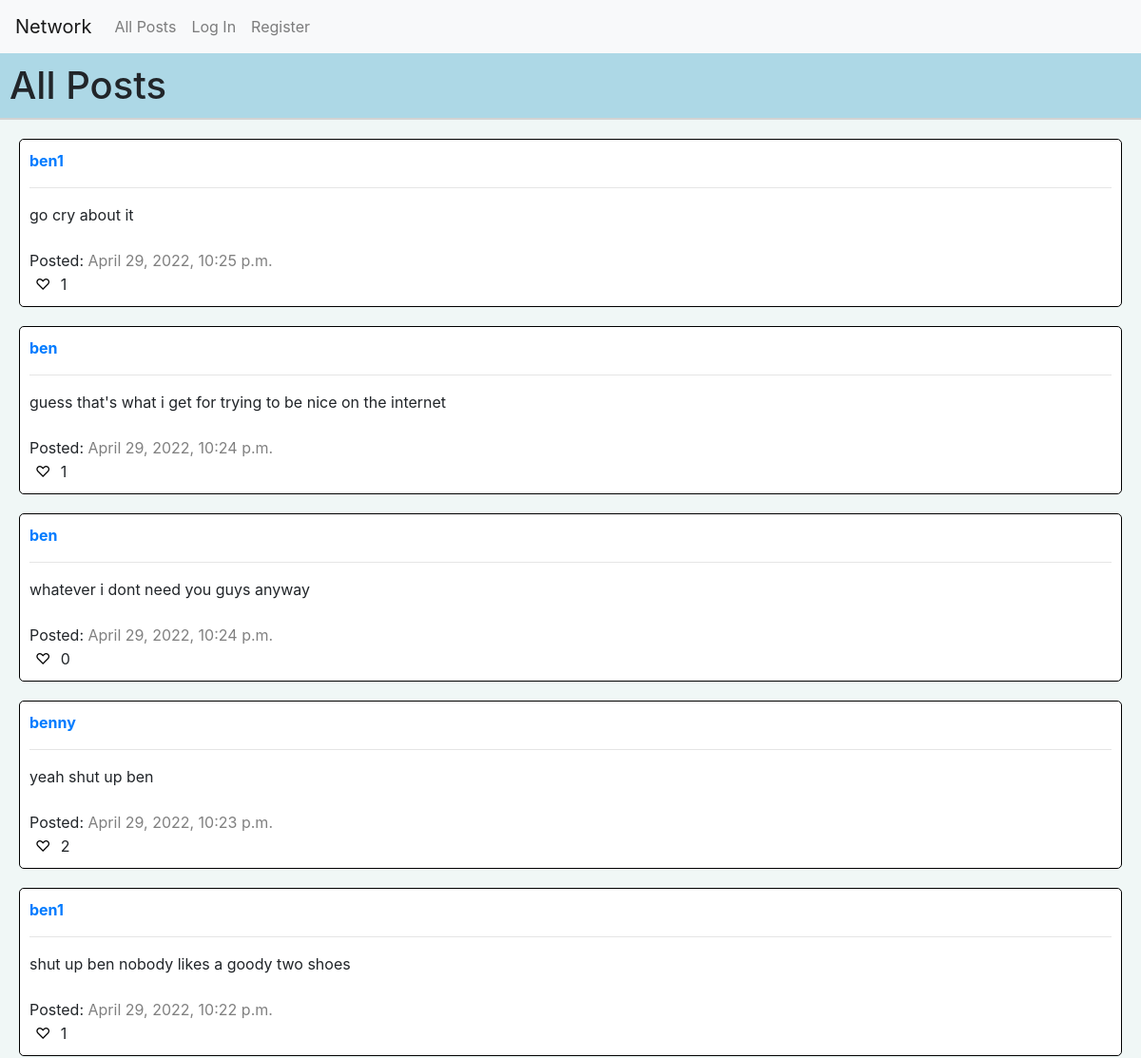
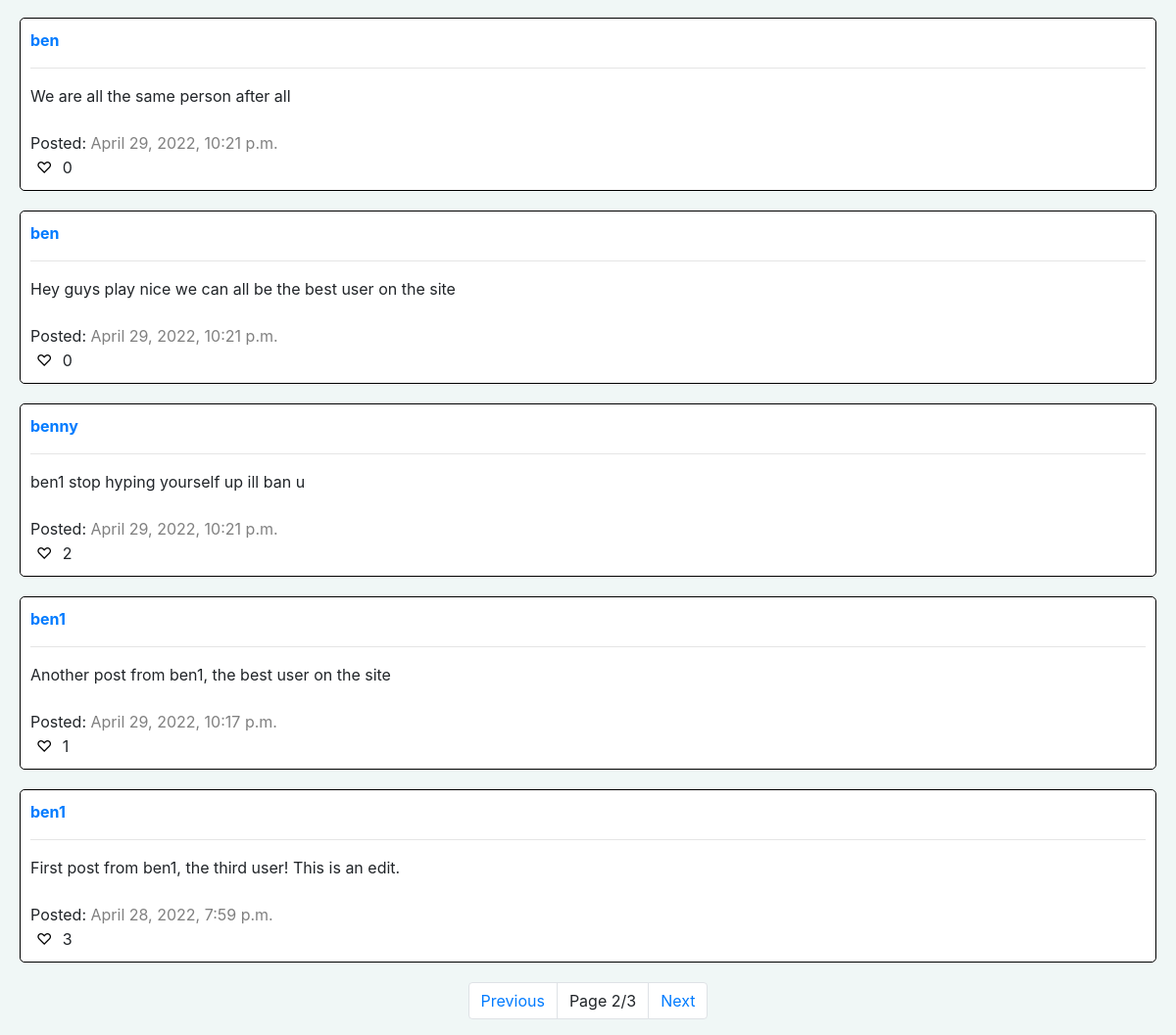
Screenshot of /?page=2 with the database file from the repository (2 pictures, top to bottom).
### network/models.py (models this page shows)
class Post(models.Model):
    user = models.ForeignKey(User, on_delete=models.CASCADE, related_name="userPosts")
    content = models.CharField(max_length=1000)
    timestamp = models.DateTimeField()
    likes = models.PositiveIntegerField(default=0)

class User(AbstractUser):
    followers = models.PositiveIntegerField(default=0)
    following = models.PositiveIntegerField(default=0)

### network/views.py (the view)
# urls.py: path("", views.index, name="index"),
def index(request):
    page = paginator(Post.objects.all().order_by("-timestamp").all(), request)
    return render(request, "network/index.html", {
        "posts": page,      # Page of at most 10 posts
        "liked": get_user_likes(request)        # List of ids of posts that user liked
    })

### network/views.py (called while the page is built)
def get_user_likes(request):
    likes = []
    try:
        userLiked = User.objects.get(username=request.user).userLikedPosts.all()        # Get all Like objects where user is liker
        for like in userLiked:
            likes.append(like.post.id)          # Make list of ids
    except User.DoesNotExist:
        pass
    return likes

def paginator(posts, request):
    paginated = Paginator(posts, 10)
    pageNumber = request.GET.get("page")
    page = paginated.get_page(pageNumber)
    return page

### network/templates/network/index.html (shortened to what this page needs)
{% extends "network/layout.html" %}
{% load static %}
{% block body %}
{% if not following %}
<h1 class="page-header headers">All Posts</h1>
{% else %}
<h1 class="page-header headers">Followed Posts</h1>
{% endif %}
<div>
    {% for post in posts %}
    <div class="small-container">
        <a href="{% url 'profile' post.user.username %}"><b>{{ post.user.username }}</b></a>
        <hr>
        <span id="{{ post.id }}">{{ post.content }}</span>
        <br>
        <br>
        <span>Posted: </span><span id="timestamp">{{ post.timestamp }}</span>
        <br>
        <button class="like" {% if user.is_authenticated %} name="like" {% endif %} value="{{ post.id }}">{% if post.id in liked %}❤{% else %}♡{% endif %}</button>
        <span id="like {{ post.id }}">{{ post.likes }}</span>
    </div>
    {% empty %}
    <h2 style="margin: 20px;">No posts to view.</h2>
    {% endfor %}
</div>
<nav aria-label="page-nav" id="pagination-nav">
    <div id="pagination">
        <ul class="pagination">
            {% if posts.has_previous %}
            <li class="page-item"><a class="page-link" href="?page={{ posts.previous_page_number }}">Previous</a></li>
            {% endif %}
            <li class="page-item"><a class="page-link">{% if posts.paginator.num_pages %} Page {{ posts.number }}/{{ posts.paginator.num_pages }} {% else %} Page 1/1 {% endif %}</a></li>
            {% if posts.has_next %}
            <li class="page-item"><a class="page-link" href="?page={{ posts.next_page_number }}">Next</a></li>
            {% endif %}
        </ul>
    </div>
</nav>
{% endblock %}

### network/static/network/styles.css (style rules this page uses)
html { background-color: #f0f7f6; }
body { background-color: #f0f7f6; }
.headers { border-bottom: 2px solid lightgray; }
.page-header { padding: 10px; background-color: lightblue; }
.small-container { border: 1px solid black; background-color: white; border-radius: 5px; padding: 10px; margin: 20px; }
.like { background-color: white; border: none; }
#timestamp { color: gray; }
#pagination { float: left; padding: 0; line-height: inherit; }
#pagination-nav { display: flex; justify-content: center; z-index: 2; }

### rows the page displays
Post: user.username "ben1", content "go cry about it", timestamp "April 29, 2022, 10:25 p.m.", {{ post.id }} 13 (drawn), likes "1"
Post: user.username "ben", content "guess that's what i get for trying to be nice on the internet", timestamp "April 29, 2022, 10:24 p.m.", {{ post.id }} 12 (drawn), likes "1"
Post: user.username "ben", content "whatever i dont need you guys anyway", timestamp "April 29, 2022, 10:24 p.m.", {{ post.id }} 11 (drawn), likes "0"
Post: user.username "benny", content "yeah shut up ben", timestamp "April 29, 2022, 10:23 p.m.", {{ post.id }} 10 (drawn), likes "2"
Post: user.username "ben1", content "shut up ben nobody likes a goody two shoes", timestamp "April 29, 2022, 10:22 p.m.", {{ post.id }} 9 (drawn), likes "1"
Post: user.username "ben", content "We are all the same person after all", timestamp "April 29, 2022, 10:21 p.m.", {{ post.id }} 8 (drawn), likes "0"
Post: user.username "ben", content "Hey guys play nice we can all be the best user on the site", timestamp "April 29, 2022, 10:21 p.m.", {{ post.id }} 7 (drawn), likes "0"
Post: user.username "benny", content "ben1 stop hyping yourself up ill ban u", timestamp "April 29, 2022, 10:21 p.m.", {{ post.id }} 6 (drawn), likes "2"
Post: user.username "ben1", content "Another post from ben1, the best user on the site", timestamp "April 29, 2022, 10:17 p.m.", {{ post.id }} 5 (drawn), likes "1"
Post: user.username "ben1", content "First post from ben1, the third user! This is an edit.", timestamp "April 28, 2022, 7:59 p.m.", {{ post.id }} 4 (drawn), likes "3"

### other values shown
{{ posts.number }} "2"
{{ posts.paginator.num_pages }} "3"
